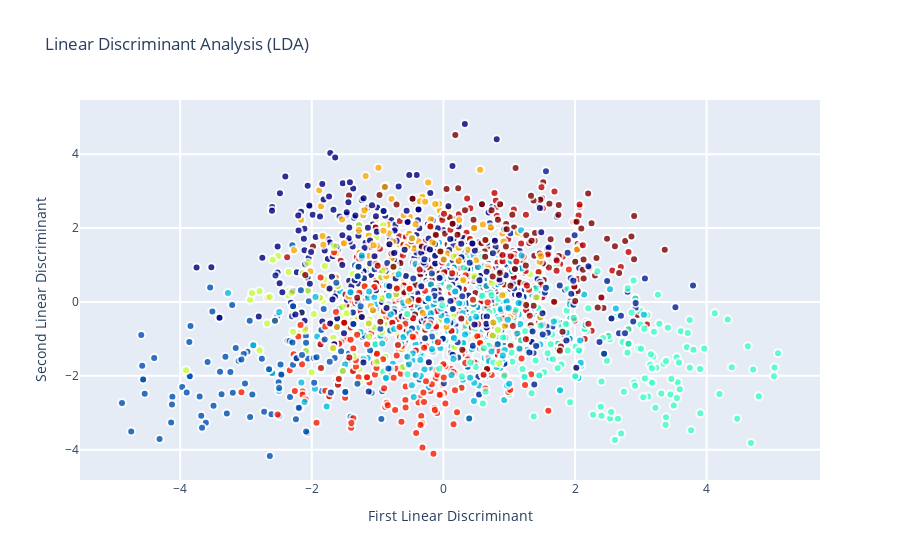

Notebook source saved alongside this figure:
### Code cell
8# Using the Plotly library again
traceLDA = go.Scatter(
    x = X_LDA_2D[:,0],
    y = X_LDA_2D[:,1],
#     name = Target,
#     hoveron = Target,
    mode = 'markers',
    text = Target,
    showlegend = True,
    marker = dict(
        size = 8,
        color = Target,
        colorscale ='Jet',
        showscale = False,
        line = dict(
            width = 2,
            color = 'rgb(255, 255, 255)'
        ),
        opacity = 0.8
    )
)
data = [traceLDA]

layout = go.Layout(
    title= 'Linear Discriminant Analysis (LDA)',
    hovermode= 'closest',
    xaxis= dict(
         title= 'First Linear Discriminant',
        ticklen= 5,
        zeroline= False,
        gridwidth= 2,
    ),
    yaxis=dict(
        title= 'Second Linear Discriminant',
        ticklen= 5,
        gridwidth= 2,
    ),
    showlegend= False
)

fig = dict(data=data, layout=layout)
py.iplot(fig, filename='styled-scatter')

### Figure 1 — Plotly figure (JSON) as saved in the notebook; plotly's stock layout.template omitted (floating-point values rounded to 4 significant figures; data arrays with more than 128 entries replaced by an {"elided": "..."} marker saying what was removed)
{"data": [{"marker": {"color": {"elided": "3427 int values"}, "colorscale": [[0, "rgb(0,0,131)"], [0.2, "rgb(0,60,170)"], [0.4, "rgb(5,255,255)"], [0.6, "rgb(255,255,0)"], [0.8, "rgb(250,0,0)"], [1, "rgb(128,0,0)"]], "line": {"color": "rgb(255, 255, 255)", "width": 2}, "opacity": 0.8, "showscale": false, "size": 8}, "mode": "markers", "showlegend": true, "text": {"elided": "3427 str values"}, "type": "scatter", "x": {"elided": "3427 float values"}, "y": {"elided": "3427 float values"}}], "layout": {"hovermode": "closest", "showlegend": false, "title": {"text": "Linear Discriminant Analysis (LDA)"}, "xaxis": {"gridwidth": 2, "ticklen": 5, "title": {"text": "First Linear Discriminant"}, "zeroline": false}, "yaxis": {"gridwidth": 2, "ticklen": 5, "title": {"text": "Second Linear Discriminant"}}}}
